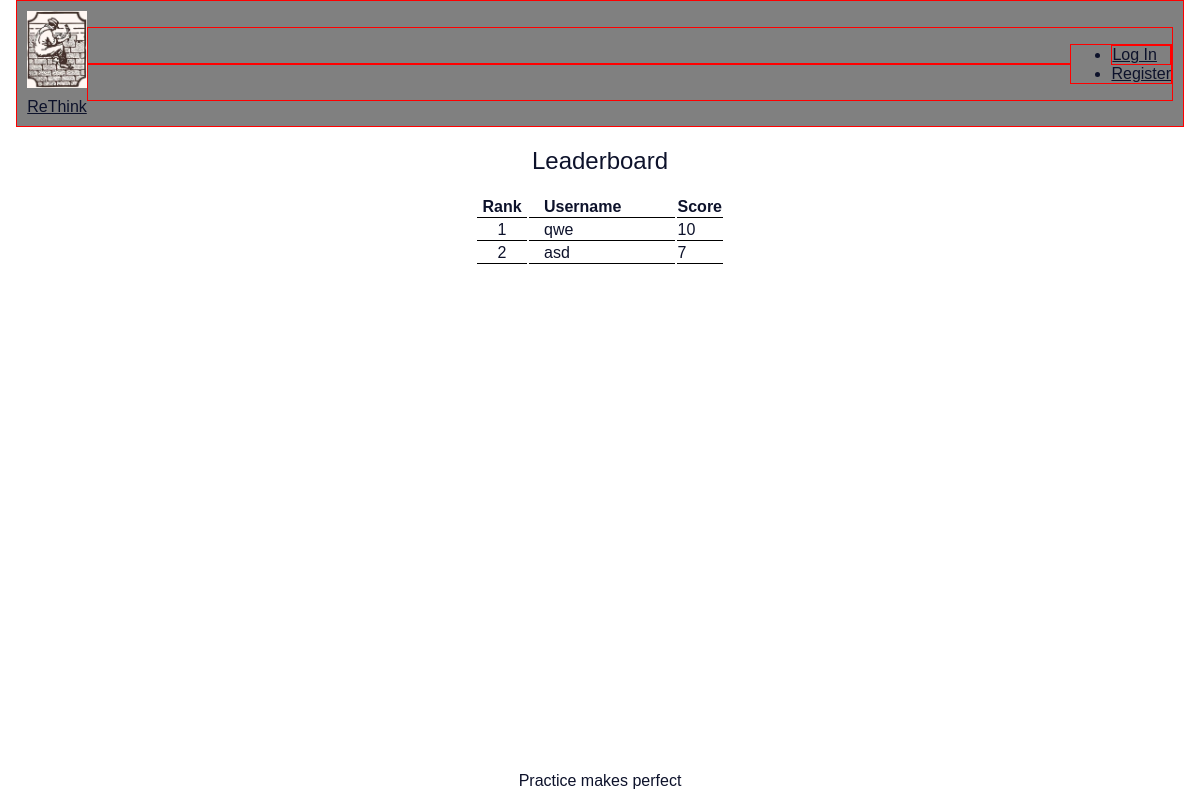
Before: / with the older database file.
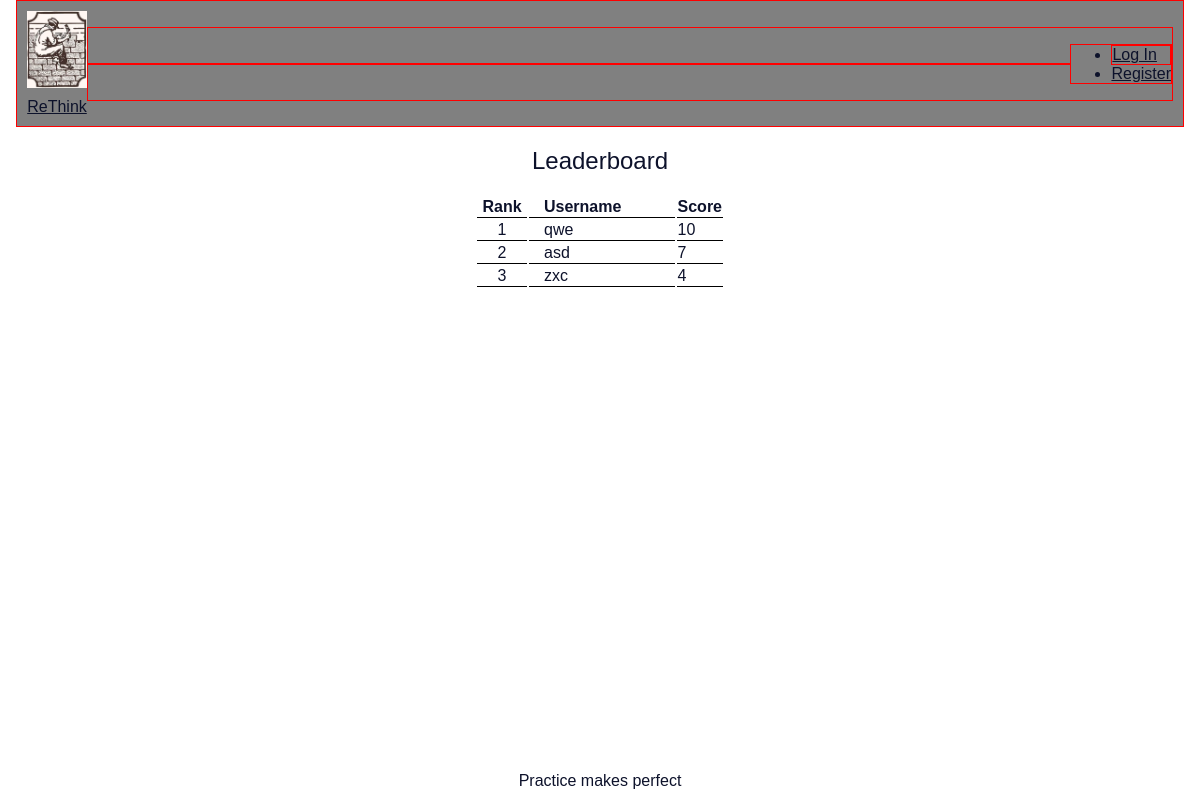
After: the same page with the newer database file.
### tables this page shows
CREATE TABLE users (id INTEGER PRIMARY KEY AUTOINCREMENT NOT NULL, username TEXT NOT NULL, hash TEXT NOT NULL);

### app.py (the view)
@app.route("/")
def index():
    users = db.execute("SELECT username, MAX(score) FROM users JOIN scores ON users.id=scores.user_id GROUP BY user_id ORDER BY MAX(score) DESC LIMIT 10")
    return render_template("index.html", users=users)

### app.py (called while the page is built)
@app.after_request
def after_request(response):
    response.headers["Cache-Control"] = "no-cache, no-store, must-revalidate"
    response.headers["Expires"] = 0
    response.headers["Pragma"] = "no-cache"
    return response

### templates/index.html (shortened to what this page needs)
{% extends "layout.html" %}
{% block main %}
<main class="">
   <div class="leaderboard ">
        <div class="leaderboard-title">Leaderboard</div>
        <table class="leaderboard-table ">
            <colgroup>
                <col style="width: 50px;">
                <col>
                <col style="width: 40px;">
            </colgroup>
            <thead>
                <tr>
                    <th >Rank</th>
                    <th class ="user-name">Username</th>
                    <th>Score</th>
                </tr>
            </thead>
            <tbody>
            {% for user in users %}
                <tr class = "row">
                    <td style="text-align: center;">{{loop.index}}</td>
                    <td class ="user-name">{{user["username"]}}</td>
                    <td>{{user["MAX(score)"]}}</td>
                </tr>
            {% endfor %}
            </tbody>
        </table>
   </div>
</main>
{% endblock %}

### templates/layout.html (shortened to what this page needs)
<!DOCTYPE html>
<html lang="en">
    <head>
        <link href="/static/styles.css" rel="stylesheet">
    </head>
    <body>
        <nav class="navbar yl">
                <div>
                    <a class="navbar-brand" href="/">
                        <img src="/static/logo.png" width="60" alt="Home">
                        ReThink
                    </a>
                </div>
                <div class="navbar-menu yl" id="navbar">
                    {% if session["user_id"] %}
                    <div class="navbar-menu yl" id="not-authorized">
                        <ul class="navbar-nav yl">
                            <li class="nav-item"><a class="nav-link" href="/multiply" id="multiply-link" >Multiply Challenge</a></li>
                            <li class="nav-item"><a class="nav-link" href="/tiles" id="tiles-link" >Memory Tiles</a></li>
                        </ul>
                        <ul class="navbar-nav">
                            <li class="nav-item"><a class="nav-link" href="/changepass">Change Password</a></li>
                            <li class="nav-item"><a class="nav-link" href="/logout">Log Out</a></li>
                        </ul>
                    </div>
                    {% else %}
                    <div class="navbar-menu yl" id="authorized"></div>
                        <ul class="navbar-login yl">
                            <li class="nav-item yl"><a class="nav-link" href="/login">Log In</a></li>
                            <li class="nav-item"><a class="nav-link" href="/register">Register</a></li>
                        </ul>
                    </div>
                    {% endif %}
        </nav>
        {% block main %}
        {% endblock %}
        <footer class = "footer">
            Practice makes perfect
        </footer>
    </body>
</html>

### static/styles.css (style rules this page uses)
* { box-sizing: border-box; }
body { min-height: 100vh; margin: 0; padding: 0; }
body { font-family: "Trebuchet MS", "Lucida Sans Unicode", "Lucida Grande", "Lucida Sans", Arial, sans-serif; color: #0d122b; display: flex; flex-direction: column; padding-left: 1em; padding-right: 1em; }
a { color: #0d122b; }
.navbar { display: flex; justify-content: space-between; align-items: center; padding: 10px; margin-bottom: 10px; }
.navbar-brand { display: flex; flex:1; flex-direction: column; align-items: center; gap: 10px }
.navbar-menu { flex:6; display: flex; justify-content: space-between; align-items: center; }
.navbar-login { display: flex; width : auto; flex-direction: column; justify-content: end; }
.leaderboard { display: flex; flex-direction: column; justify-content: center; gap: 10px; width: 250px; margin: 0 auto; }
.leaderboard-title { text-align: center; padding: 10px; font-size: 1.5rem; }
td, th { border-bottom: 1px solid black; }
.user-name { text-align: left; padding-left: 15px; }
.yl { background-color: grey; border-color: red; border-width: 1px; border-style: solid; }
.footer { display: flex; justify-content: center; align-items: center; padding: 10px; margin-top: auto; }

Changed rows visible on the page:
added users: username "zxc", user "4"
